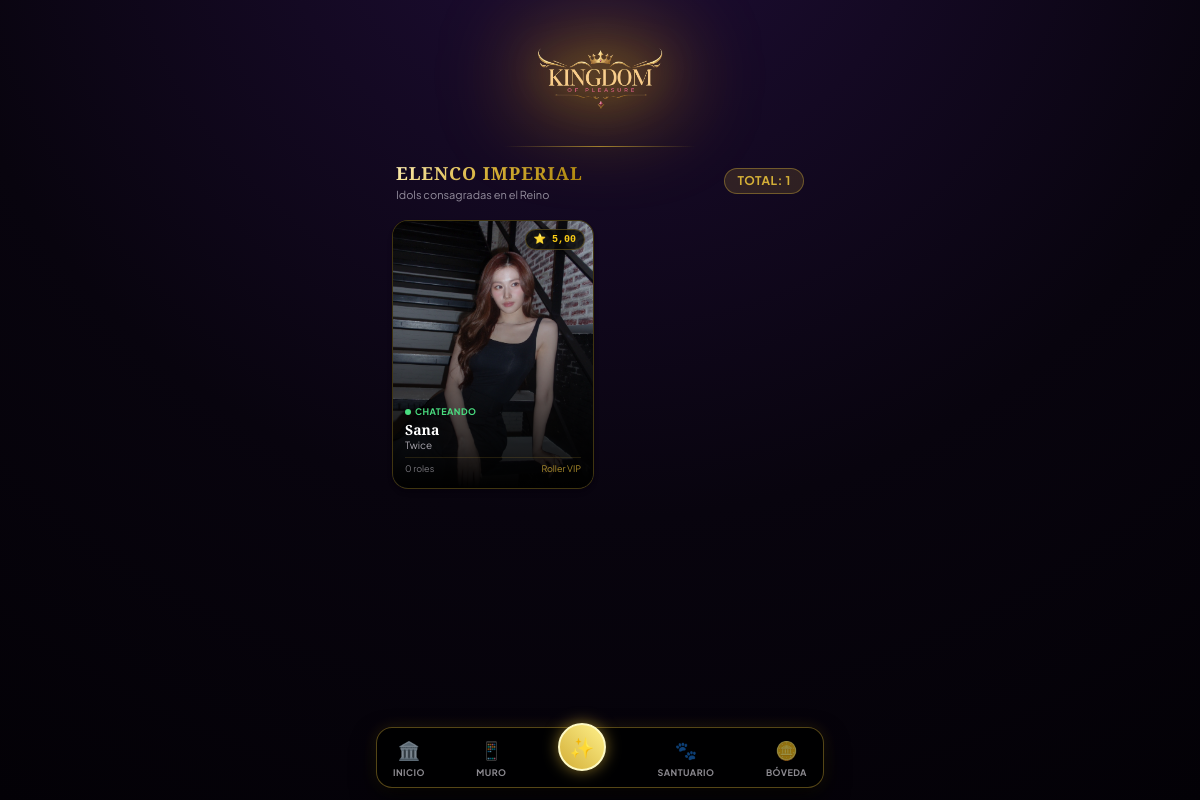
Page /idols/gallery/ on the earlier database version.
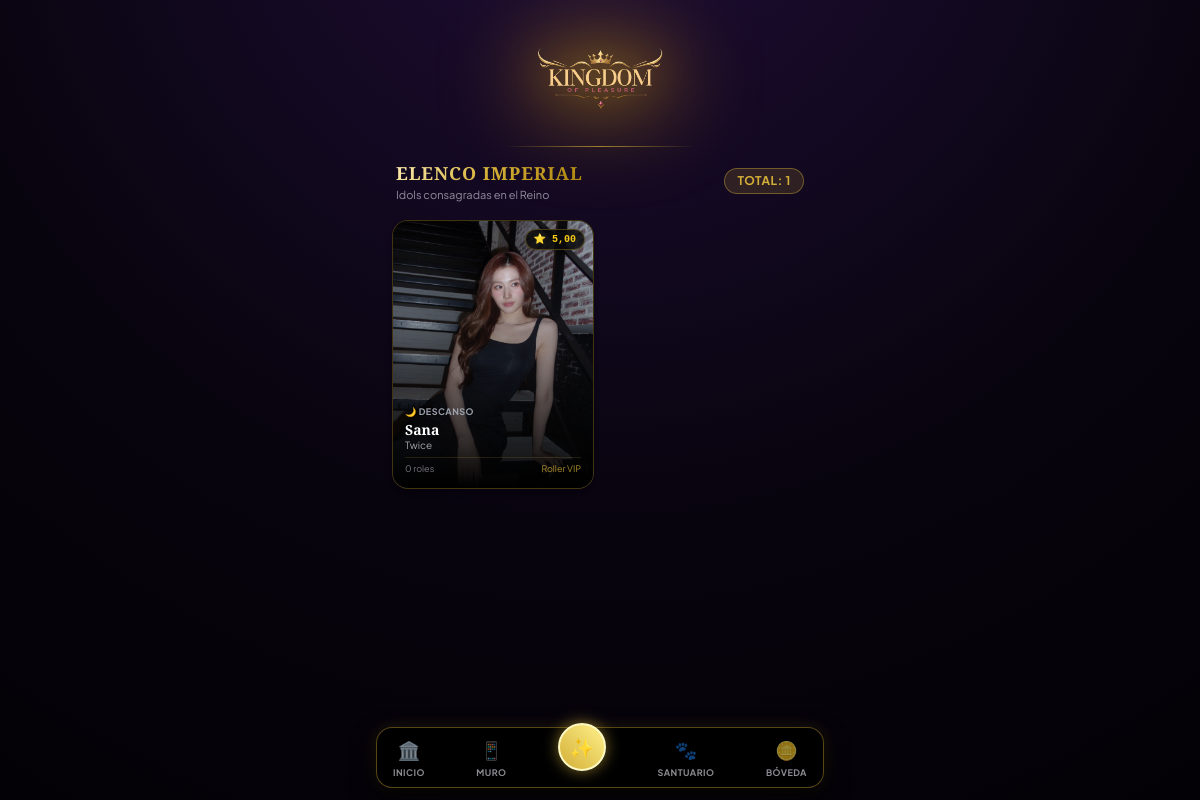
Same page on the later database version.
### idols/models.py (models this page shows, shortened)
class IdolProfile(models.Model):
    STATUS_CHOICES = [
        ('online', '🟢 Chateando en Telegram'),
        ('antojos', '🔥 Sesión de Antojos'),
        ('offline', '🌙 Descansando'),
    ]
    telegram_user_id = models.BigIntegerField(db_index=True)
    owner_username = models.CharField("Usuario de Telegram", max_length=100, blank=True, null=True)
    stage_name = models.CharField("Nombre Artístico", max_length=100)
    group = models.CharField("Grupo/Solista", max_length=100, blank=True, null=True)
    bio = models.TextField("Biografía / Presentación", max_length=500)
    status = models.CharField("Estado Actual", max_length=10, choices=STATUS_CHOICES, default='online')
    photo = models.ImageField("Foto de Perfil", upload_to='idols_photos/', blank=True, null=True)
    services_done = models.IntegerField("Servicios Realizados", default=0)
    rating = models.DecimalField("Calificación Promedio", max_digits=3, decimal_places=2, default=5.00)
    created_at = models.DateTimeField(auto_now_add=True)
    updated_at = models.DateTimeField(auto_now=True)
    banner = models.ImageField(upload_to='idols_banners/', blank=True, null=True, verbose_name="Foto de Portada")
    tagline = models.CharField(max_length=120, blank=True, null=True, verbose_name="Subtítulo / Esencia")
    welcome_message = models.CharField(max_length=200, blank=True, null=True, verbose_name="Saludo de Bienvenida")
    aura_color = models.CharField(
        max_length=30,
        choices=[
            ('purple', 'Aura Mística Púrpura 💜'),
            ('gold', 'Aura Celestial Dorada 💛'),
            ('ruby', 'Aura Pasión Rubí ❤️'),
            ('emerald', 'Aura Seducción Esmeralda 💚'),
        ],
        default='purple',
        verbose_name="Aura de la Idol"
    )
    specialty = models.CharField(max_length=100, blank=True, null=True, verbose_name="Especialidad")
    class Meta:
        verbose_name = "Perfil de Idol"
        verbose_name_plural = "Perfiles de Idols"
        ordering = ['-created_at']

### idols/views.py (the view)
# urls.py: path('gallery/', views.idol_gallery, name='gallery'),
def idol_gallery(request):
    tg_id = request.GET.get('tg_id') or request.session.get('tg_id')
    all_idols = IdolProfile.objects.annotate(
        total_unlocks=Count('posts__unlocks')
    ).order_by('-rating', '-total_unlocks')
    max_unlocks = max([i.total_unlocks for i in all_idols], default=0)
    for idol in all_idols:
        idol.is_trending = (max_unlocks > 0 and idol.total_unlocks == max_unlocks)
        idol.is_top_rated = (idol.rating >= 4.80 and idol.services_done >= 2)
    return render(request, 'idols/gallery.html', {
        'all_idols': all_idols,
        'tg_id': tg_id
    })

### templates/idols/gallery.html (shortened to what this page needs)
{% extends 'base.html' %}
{% block content %}
<div class="flex flex-col gap-4 mt-2">
    <div class="flex justify-between items-center px-1">
        <div>
            <h2 class="font-serif text-lg font-black text-gold-gradient uppercase tracking-wider">
                Elenco Imperial
            </h2>
            <p class="text-[11px] text-vip-text/60">Idols consagradas en el Reino</p>
        </div>
        <span class="text-xs bg-vip-gold/15 border border-vip-gold/40 text-vip-gold px-3 py-1 rounded-full uppercase tracking-wider font-bold">
            Total: {{ all_idols.count }}
        </span>
    </div>
    <div class="grid grid-cols-2 gap-3">
        {% for idol in all_idols %}
            <div onclick="goToDetail('{{ idol.id }}')"
                 class="relative rounded-2xl overflow-hidden border {% if idol.is_trending %}border-yellow-400 shadow-[0_0_20px_rgba(234,179,8,0.35)]{% elif idol.is_top_rated %}border-purple-400 shadow-[0_0_15px_rgba(168,85,247,0.25)]{% else %}border-vip-gold/30 shadow-md{% endif %} aspect-[3/4] group cursor-pointer hover:scale-[1.02] active:scale-95 transition-all duration-300 bg-black">
                {% if idol.photo %}
                    <img src="{{ idol.photo.url }}" alt="{{ idol.stage_name }}" class="w-full h-full object-cover object-top group-hover:scale-105 transition-transform duration-500">
                {% else %}
                    <div class="w-full h-full bg-gradient-to-b from-[#180b29] to-black flex items-center justify-center">
                        <span class="text-vip-gold/50 text-4xl">🎭</span>
                    </div>
                {% endif %}
                <div class="absolute top-2 left-2 right-2 flex justify-between items-start z-10 pointer-events-none">
                    <span class="bg-black/75 backdrop-blur-md text-yellow-400 text-[10px] font-bold px-2 py-0.5 rounded-full border border-vip-gold/30 font-mono shadow">
                    </span>
                </div>
                <div class="absolute inset-0 bg-gradient-to-t from-black via-black/40 to-transparent"></div>
                <div class="absolute bottom-0 left-0 w-full p-3 flex flex-col z-10">
                    {% if idol.status == 'online' %}
                        <span class="inline-flex items-center gap-1 text-[9px] font-bold text-green-400 uppercase tracking-wider mb-0.5">
                            <span class="w-1.5 h-1.5 rounded-full bg-green-400 animate-pulse"></span> Chateando
                        </span>
                    {% elif idol.status == 'antojos' %}
                        <span class="inline-flex items-center gap-1 text-[9px] font-bold text-purple-300 uppercase tracking-wider mb-0.5">
                            🔥 Antojos
                        </span>
                    {% else %}
                        <span class="inline-flex items-center gap-1 text-[9px] font-bold text-gray-400 uppercase tracking-wider mb-0.5">
                            🌙 Descanso
                        </span>
                    {% endif %}
                    <h3 class="font-serif font-black text-white text-sm leading-tight truncate group-hover:text-vip-gold transition-colors">
                        {{ idol.stage_name }}
                    </h3>
                    <p class="text-[10px] text-vip-text/70 truncate">{{ idol.group|default:"Solista" }}</p>
                    <div class="mt-1 flex justify-between items-center text-[9px] text-vip-text/50 border-t border-vip-gold/15 pt-1">
                        <span>{{ idol.services_done }} roles</span>
                        <span class="truncate max-w-[80px] text-vip-gold/80">{{ idol.owner_username|default:"Anónimo" }}</span>
                    </div>
                </div>
            </div>
        {% empty %}
            <div class="col-span-2 vip-panel p-8 text-center flex flex-col items-center">
                <span class="text-4xl my-2">🎭</span>
                <p class="text-xs text-vip-text/60">Aún no hay Idols registradas en el Reino.</p>
            </div>
        {% endfor %}
    </div>
</div>
{% endblock %}

### templates/base.html (shortened to what this page needs)
{% load static %}
<!DOCTYPE html>
<html lang="es">
<head>
    <script src="https://cdn.tailwindcss.com"></script>
</head>
<body class="font-sans antialiased flex flex-col items-center min-h-screen relative pb-28">
    <header class="w-full max-w-md pt-2 pb-1 px-2 flex flex-col items-center z-20">
        <div class="relative w-full flex justify-center items-center py-1">
            <img src="/media/logo.png"
                 alt="Kingdom of Pleasure"
                 class="h-28 sm:h-32 w-auto object-contain relative z-10 transition-transform duration-300 hover:scale-105 filter drop-shadow-[0_0_20px_rgba(212,175,55,0.6)]"
                 style="mix-blend-mode: screen;">
        </div>
        <div class="w-48 h-[1px] bg-gradient-to-r from-transparent via-vip-gold/70 to-transparent mt-0.5"></div>
    </header>
    <main class="w-full max-w-md flex-1 px-4 z-10">
        {% block content %}
        {% endblock %}
    </main>
    <nav class="fixed bottom-3 inset-x-4 max-w-md mx-auto z-50">
        <div class="bg-black/85 border border-vip-gold/40 backdrop-blur-xl rounded-2xl p-2 px-4 flex justify-between items-center shadow-[0_10px_25px_rgba(0,0,0,0.9),0_0_15px_rgba(212,175,55,0.15)]">
            <button onclick="navGo('{% url 'core:menu' %}')" class="flex flex-col items-center text-vip-text/60 hover:text-vip-gold transition-colors group">
                <span class="text-lg group-hover:scale-110 transition-transform">🏛️</span>
                <span class="text-[9px] font-bold uppercase tracking-wider mt-0.5">Inicio</span>
            </button>
            <button onclick="navGo('{% url 'idols:social_feed' %}')" class="flex flex-col items-center text-vip-text/60 hover:text-purple-400 transition-colors group">
                <span class="text-lg group-hover:scale-110 transition-transform">📱</span>
                <span class="text-[9px] font-bold uppercase tracking-wider mt-0.5">Muro</span>
            </button>
            <button onclick="navGo('{% url 'idols:gallery' %}')" class="-mt-5 bg-gradient-to-tr from-vip-gold to-yellow-200 text-black w-12 h-12 rounded-full border-2 border-yellow-100 flex items-center justify-center shadow-[0_0_15px_rgba(212,175,55,0.6)] active:scale-95 transition-all">
                <span class="text-xl">✨</span>
            </button>
            <button onclick="navGo('{% url 'pets:sanctuary' %}')" class="flex flex-col items-center text-vip-text/60 hover:text-purple-300 transition-colors group">
                <span class="text-lg group-hover:scale-110 transition-transform">🐾</span>
                <span class="text-[9px] font-bold uppercase tracking-wider mt-0.5">Santuario</span>
            </button>
            <button onclick="navGo('{% url 'economy:wallet' %}')" class="flex flex-col items-center text-vip-text/60 hover:text-vip-gold transition-colors group">
                <span class="text-lg group-hover:scale-110 transition-transform">🪙</span>
                <span class="text-[9px] font-bold uppercase tracking-wider mt-0.5">Bóveda</span>
            </button>
        </div>
    </nav>
</body>
</html>

### templates/base.html (style rules this page uses)
body { background: radial-gradient(circle at 50% -20%, #200E38 0%, #08040E 60%, #030106 100%); color: #EAE6F0; -webkit-tap-highlight-color: transparent; min-height: 100vh; }
.text-gold-gradient { background: linear-gradient(135deg, #FFF0B8 0%, #D4AF37 50%, #AA820A 100%); -webkit-background-clip: text; -webkit-text-fill-color: transparent; }

Differences in the rows shown:
changed IdolProfile "Sana": status "CHATEANDO" → "🌙 DESCANSO"
